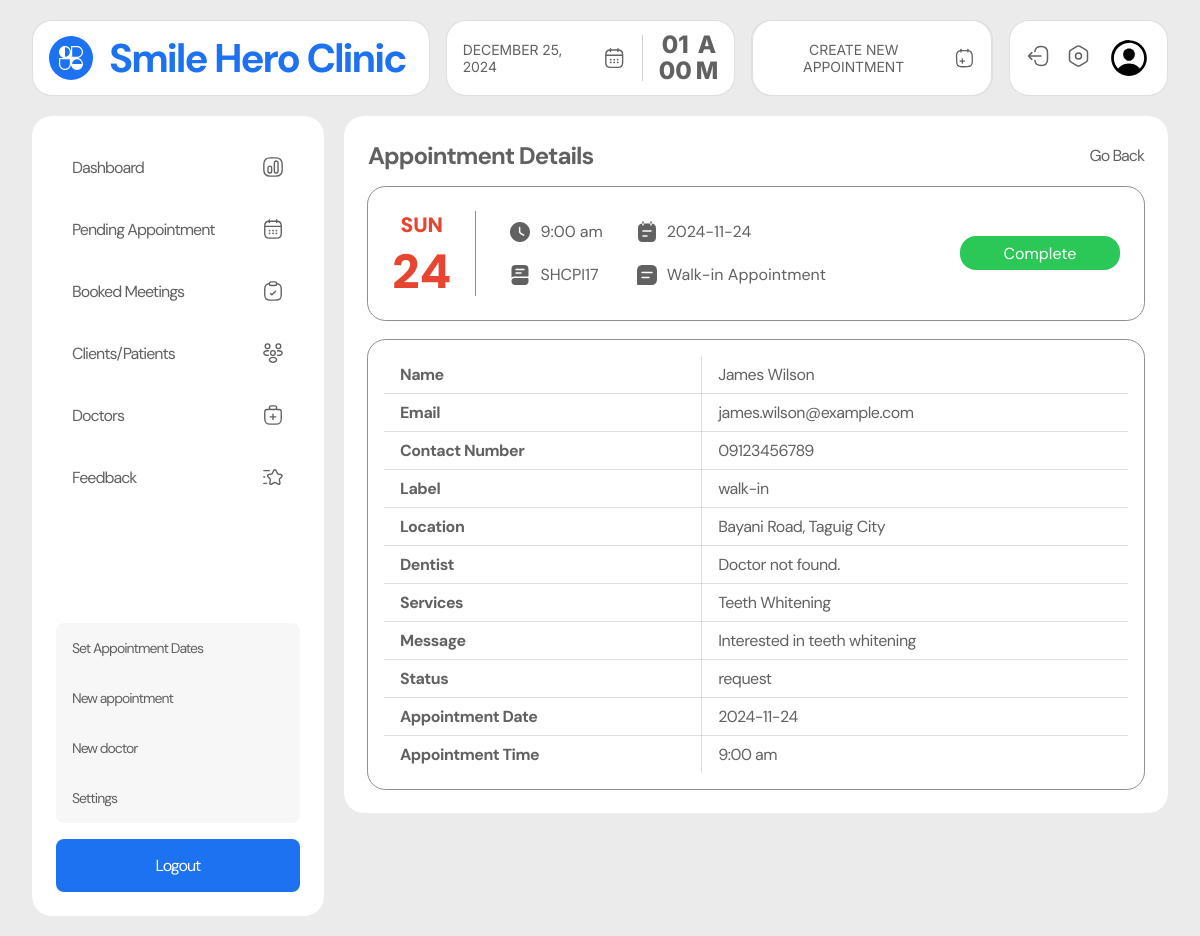
Before: /admin/appointment-details.php?aptId=SHCPI17 (signed in) with the older database file.
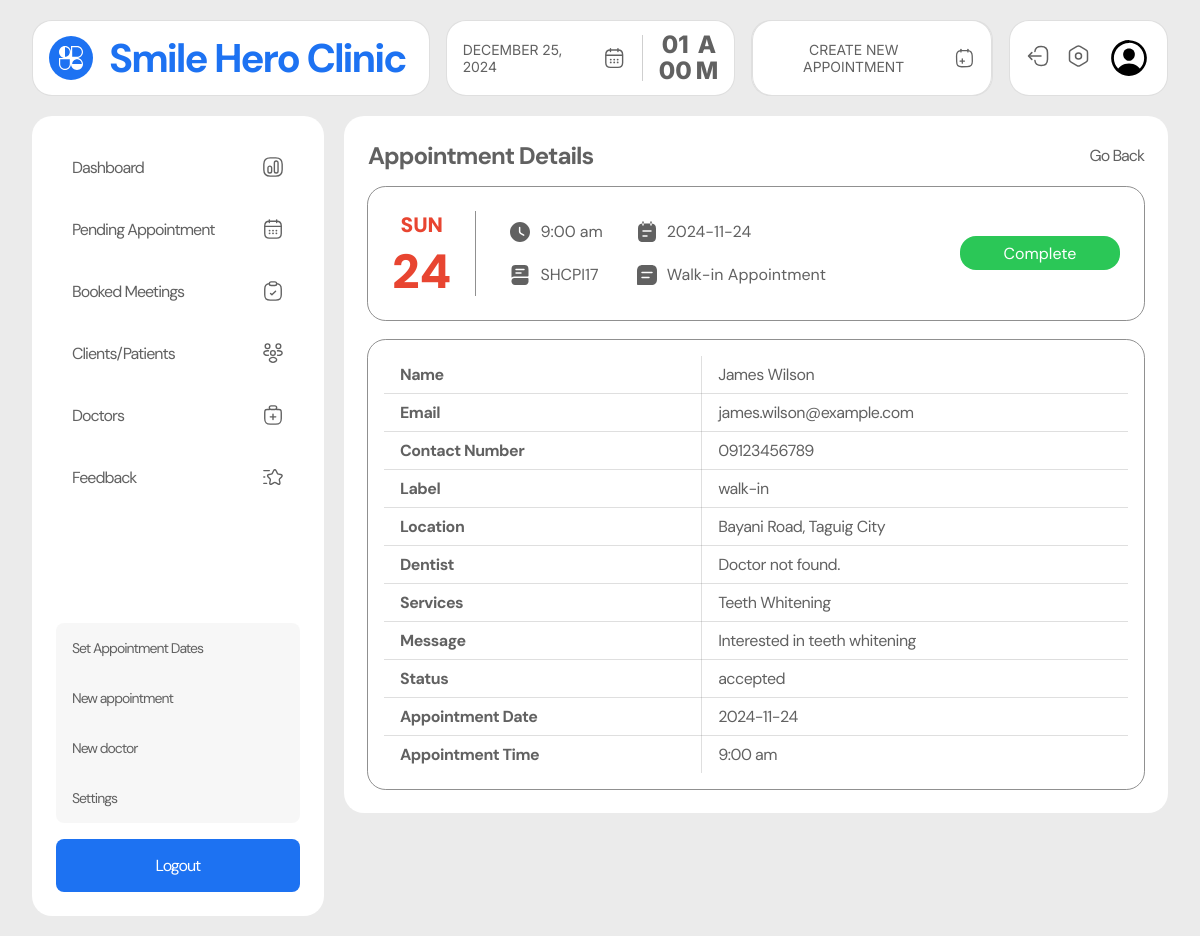
After: the same page with the newer database file.
### tables this page shows
CREATE TABLE `appointments` (
  `user_id` varchar(100) NOT NULL,
  `doctor_id` varchar(100) DEFAULT NULL,
  `appointment_id` varchar(20) NOT NULL,
  `label` varchar(100) NOT NULL,
  `name` varchar(255) NOT NULL,
  `email` varchar(255) NOT NULL,
  `contact` varchar(30) NOT NULL,
  `message` text NOT NULL,
  `date` varchar(30) NOT NULL,
  `time` varchar(30) NOT NULL,
  `service` varchar(100) NOT NULL,
  `location` varchar(100) NOT NULL,
  `status` varchar(50) NOT NULL,
  `created_at` datetime NOT NULL
);

### admin/appointment-details.php (the view, shortened to what the changed rows need)
<?php
require_once '../includes/dbh.inc.php';
$aptId = $_GET['aptId'];
$query = "SELECT * FROM appointments WHERE appointment_id = ?";
$stmt = $conn->prepare($query);
$stmt->bind_param("s", $aptId);
$stmt->execute();
$aptDetailesResult = $stmt->get_result();
?>
<!DOCTYPE html>
<html lang="en">
  <head>
    <link rel="stylesheet" href="../src/dist/styles.css" />
    <link rel="stylesheet" href="https://cdn.jsdelivr.net/npm/flatpickr/dist/flatpickr.min.css">
  </head>
  <body class="admin__page">
    <main class="admin__main">
      <?php include("includes/nav.php"); ?>
      <section class="admin__content">
        <?php if($aptResult =  $aptDetailesResult->fetch_assoc()){ ?>
        <div class="appointment-details-cont">
          <header>
            <div class="header-and-btn">
              <h1>Appointment Details</h1>
              <a href="booked.php">Go Back</a>
            </div>
            <div class="overview-details">
              <div class="details">
                <div class="date">
                  <p class="day" id="weekday">
                  </p>
                  <p class="apt-date" id="date">
                  </p>
                </div>
                <div class="time-apt-id">
                  <p class="time">
                    <img src="../assets/admin_assets/icons/clock.svg" alt="">
                    <?php echo $aptResult['time']; ?>
                  </p>
                  <p class="apt-id">
                    <img src="../assets/admin_assets/icons/book.svg" alt="">
                    <?php echo $aptResult['appointment_id']; ?>
                  </p>
                </div>
                <div class="service-message">
                  <p class="service">
                    <img src="../assets/admin_assets/icons/note-text.svg" alt="">
                    <?php echo $aptResult['date']; ?>
                  </p>
                  <p class="message">
                    <img src="../assets/admin_assets/icons/message-text.svg" alt="">
                    <?php echo $aptResult['label'] != "walk-in" ? "Online Appointment" : "Walk-in Appointment" ?>
                  </p>
                </div>
              </div>
              <div class="actions">
                <?php if($aptResult['status'] === "completed"){ ?>
                  <p class="complete-text">Completed ✓</p>
                <?php } elseif($aptResult['status'] === "canceled"){ ?>
                  <p class="complete-text" style="color: red;">Canceled</p>
                <?php } elseif($aptResult['status'] === "missed"){ ?>
                  <p class="complete-text" style="color: orange;">Missed</p>
                <?php }else{ ?>
                  <div class="btn-container">
                     <form action="includes/complete_apt.php" method="post">
                        <button type="submit" class="complete-btn" id="completeBtn" name="completeBtn" value="complete">Complete</button>
                      </form>
                  </div>
                <?php } ?>
              </div>
            </div>
          </header>
          <div class="table-cont">
            <table>
              <tbody>
                <tr>
                  <td>Name</td>
                  <td><?php echo $aptResult['name']; ?></td>
                </tr>
                <tr>
                  <td>Email</td>
                  <td> <?php echo $aptResult['email']; ?></td>
                </tr>
                <tr>
                  <td>Contact Number</td>
                  <td> <?php echo $aptResult['contact']; ?></td>
                </tr>
                <tr>
                  <td>Label</td>
                  <td> <?php echo $aptResult['label']; ?></td>
                </tr>
                <tr>
                  <td>Location</td>
                  <td>Bayani Road, Taguig City</td>
                </tr>
                <?php
                $doctorName = $aptResult['doctor_id'] ?? null;
                if ($doctorName) {
                    $doctor_query = "SELECT * FROM doctors WHERE doctor_id = ?";
                    $stmt = $conn->prepare($doctor_query);
                    $stmt->bind_param("s", $doctorName);
                    $stmt->execute();
                    $resultDoctorName = $stmt->get_result();
                    $rowDoctors = $resultDoctorName->fetch_assoc();
                    $rowDoctors ?  $doctorFullName = "Doc. " . htmlspecialchars($rowDoctors['first_name']) . " " .
                                                               htmlspecialchars($rowDoctors['last_name'])
                                :  $doctorFullName = "Doctor not found.";
                } else {
                    $doctorFullName = "Doctor information unavailable.";
                }
                ?>
                <tr>
                    <td>Dentist</td>
                    <td><?php echo $doctorFullName; ?></td>
                </tr>
                <tr>
                  <td>Services</td>
                  <td> <?php echo $aptResult['service']; ?></td>
                </tr>
                <tr>
                  <td>Message</td>
                  <td> <?php echo empty($aptResult['message']) ? "No Message" : $aptResult['message']?></td>
                </tr>
                <tr>
                  <td>Status</td>
                  <td><?php echo $aptResult['status']; ?></td>
                </tr>
                <tr>
                  <td>Appointment Date</td>
                  <td><?php echo $aptResult['date']; ?></td>
                </tr>
                <tr>
                  <td>Appointment Time</td>
                  <td><?php echo $aptResult['time']; ?></td>
                </tr>
              </tbody>
            </table>
          </div>
        </div>
      </section>
    </main>
        <?php } ?>
  </body>
</html>

Changed rows visible on the page:
changed appointments "9:00 am": status "request" → "accepted"
